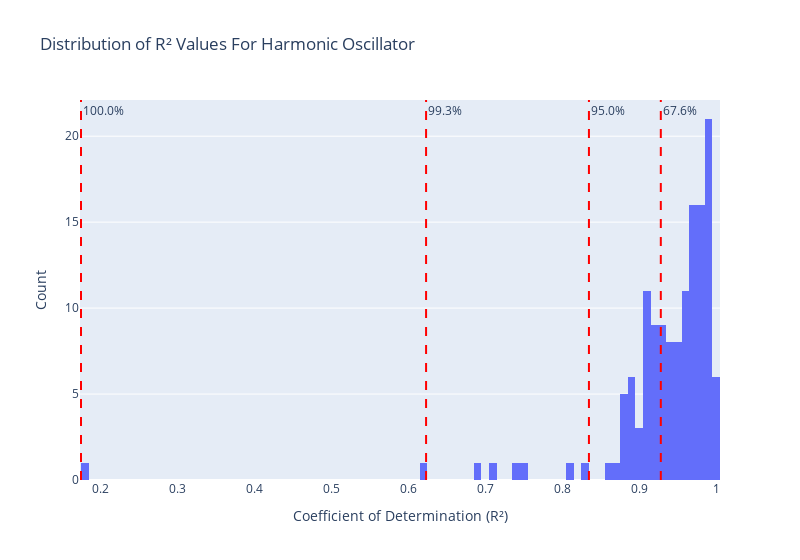

The notebook cell saved with this chart:
### Code cell
mean = oscillators['r2'].mean()

percentages = [68, 95, 99.7, 100]

count = oscillators['r2'].count()
stdevs_indices = [int(count * percentage/100) for percentage in percentages]
stdevs_r2 = [oscillators.sort_values(by='r2', ascending=False).iloc[stdevs_idx-1]['r2'] for stdevs_idx in stdevs_indices]
percentages = [stdev_idx / count * 100 for stdev_idx in stdevs_indices]


fig = px.histogram(oscillators, x='r2', nbins=100, title='Distribution of R² Values For Harmonic Oscillator')
fig.update_layout(
    xaxis_title='Coefficient of Determination (R²)',
    yaxis_title='Count',
    width=800,
    showlegend=False
)
# fig.add_vline(x=mean, line_color="black", annotation_text="Mean")


for percentage, stdev_r2 in zip(percentages, stdevs_r2):
    print(f"{percentage:.1f}% have R² >= {stdev_r2:.3f}")
    fig.add_vline(x=stdev_r2, line_dash="dash", line_color="red", annotation_text=f"{percentage:.1f}%")

fig.show()

### Figure 1 — Plotly figure (JSON) as saved in the notebook; plotly's stock layout.template omitted (floating-point values rounded to 4 significant figures; data arrays with more than 128 entries replaced by an {"elided": "..."} marker saying what was removed)
{"data": [{"alignmentgroup": "True", "bingroup": "x", "hovertemplate": "r2=%{x}<br>count=%{y}<extra></extra>", "legendgroup": "", "marker": {"color": "#636efa", "pattern": {"shape": ""}}, "name": "", "nbinsx": 100, "offsetgroup": "", "orientation": "v", "showlegend": false, "type": "histogram", "x": {"elided": "139 float values"}, "xaxis": "x", "yaxis": "y"}], "layout": {"annotations": [{"showarrow": false, "text": "67.6%", "x": 0.9281, "xanchor": "left", "xref": "x", "y": 1, "yanchor": "top", "yref": "y domain"}, {"showarrow": false, "text": "95.0%", "x": 0.8348, "xanchor": "left", "xref": "x", "y": 1, "yanchor": "top", "yref": "y domain"}, {"showarrow": false, "text": "99.3%", "x": 0.6232, "xanchor": "left", "xref": "x", "y": 1, "yanchor": "top", "yref": "y domain"}, {"showarrow": false, "text": "100.0%", "x": 0.175, "xanchor": "left", "xref": "x", "y": 1, "yanchor": "top", "yref": "y domain"}], "barmode": "relative", "legend": {"tracegroupgap": 0}, "shapes": [{"line": {"color": "red", "dash": "dash"}, "type": "line", "x0": 0.9281, "x1": 0.9281, "xref": "x", "y0": 0, "y1": 1, "yref": "y domain"}, {"line": {"color": "red", "dash": "dash"}, "type": "line", "x0": 0.8348, "x1": 0.8348, "xref": "x", "y0": 0, "y1": 1, "yref": "y domain"}, {"line": {"color": "red", "dash": "dash"}, "type": "line", "x0": 0.6232, "x1": 0.6232, "xref": "x", "y0": 0, "y1": 1, "yref": "y domain"}, {"line": {"color": "red", "dash": "dash"}, "type": "line", "x0": 0.175, "x1": 0.175, "xref": "x", "y0": 0, "y1": 1, "yref": "y domain"}], "showlegend": false, "title": {"text": "Distribution of R² Values For Harmonic Oscillator"}, "width": 800, "xaxis": {"anchor": "y", "domain": [0, 1], "title": {"text": "Coefficient of Determination (R²)"}}, "yaxis": {"anchor": "x", "domain": [0, 1], "title": {"text": "Count"}}}}
